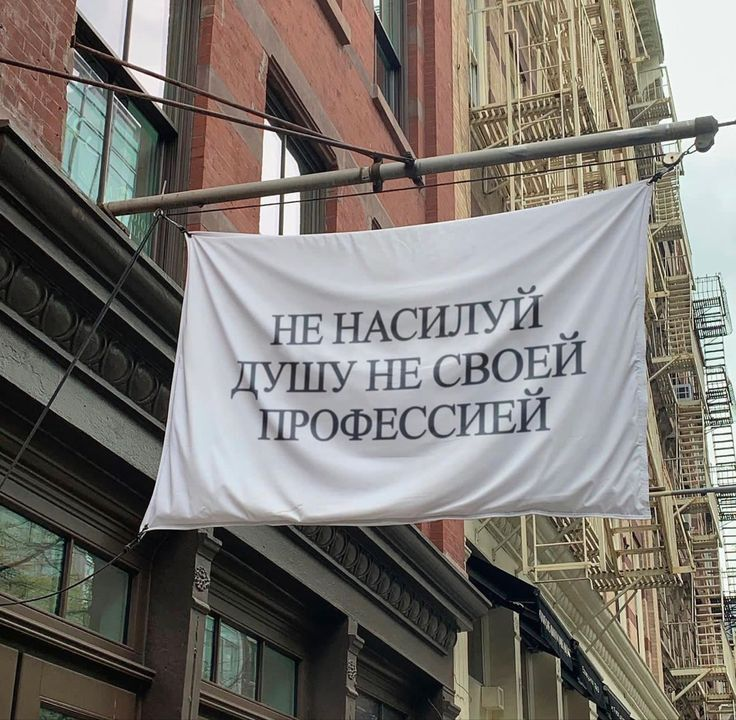
#> input picture backend/original_images/banner.jpg, 736 x 720 px; its folder holds only this picture in this run
$ python create_full_banner.py
#> lines starting #> are read from the running program, lines starting #| are printed output that depends on the picture
from PIL import Image
import os
import glob

def create_full_banner():
    """Создает баннер для полной ширины"""

    source_folder = "original_images"

    if not os.path.exists(source_folder):
        print(f"❌ Папка '{source_folder}' не найдена!")
        return

    # Ищем изображения
    images = []
    for ext in ['*.jpg', '*.jpeg', '*.png', '*.webp']:
        images.extend(glob.glob(os.path.join(source_folder, ext)))

    if not images:
        print("❌ Положите изображение в backend/original_images/")
        return

    # Берем первое изображение
    image_path = images[0]

    try:
        with Image.open(image_path) as img:
#> img is the input picture: PIL image 736x720 RGB; mean R, G, B 122.3, 117.9, 112.6
            print(f"🔄 Создаю баннер из: {os.path.basename(image_path)}")

            # Конвертируем в RGB если нужно
            if img.mode != 'RGB':
                img = img.convert('RGB')

            # Оптимальные размеры для баннера (широкий формат)
            # 800x400 для хорошего качества на всех устройствах
            target_width = 800
            target_height = 400

            # Изменяем размер с сохранением пропорций и обрезкой
            # Сначала вычисляем соотношения
            img_ratio = img.width / img.height
#> img_ratio = 1.02
            target_ratio = target_width / target_height

            if img_ratio > target_ratio:
                # Изображение шире - обрезаем по бокам
                new_height = target_height
                new_width = int(img.width * (target_height / img.height))
                img_resized = img.resize((new_width, new_height), Image.Resampling.LANCZOS)

                # Обрезаем по ширине
                left = (new_width - target_width) // 2
                right = left + target_width
                banner = img_resized.crop((left, 0, right, target_height))

            else:
                # Изображение выше - обрезаем сверху и снизу
                new_width = target_width
                new_height = int(img.height * (target_width / img.width))
#> new_height = 782
                img_resized = img.resize((new_width, new_height), Image.Resampling.LANCZOS)

                # Обрезаем по высоте
                top = (new_height - target_height) // 2
#> top = 191
                bottom = top + target_height
#> bottom = 591
                banner = img_resized.crop((0, top, target_width, bottom))
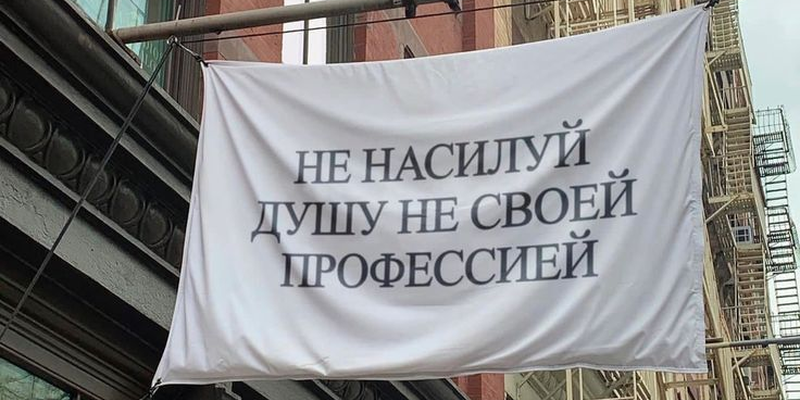
#> banner: PIL image 800x400 RGB; mean R, G, B 136.7, 136.5, 136.4

            # Сохраняем
            os.makedirs("../frontend/images", exist_ok=True)
            output_path = "../frontend/images/banner.webp"
            banner.save(output_path, "WEBP", quality=85, optimize=True)

            file_size = os.path.getsize(output_path) / 1024
            print(f"✅ Баннер создан: {output_path}")
            print(f"📊 Размер: {banner.width}x{banner.height} px, Вес: {file_size:.1f} KB")
#| 📊 Размер: 800x400 px, Вес: 53.0 KB

    except Exception as e:
        print(f"❌ Ошибка: {e}")

if __name__ == "__main__":
    print("🖼 Создание баннера на всю ширину")
    print("=" * 40)
    create_full_banner()
